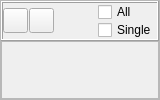
             <widget class="QFrame" name="chsFrame">
              <property name="minimumSize">
               <size>
                <width>160</width>
                <height>0</height>
               </size>
              </property>
              <property name="maximumSize">
               <size>
                <width>160</width>
                <height>16777215</height>
               </size>
              </property>
              <property name="frameShape">
               <enum>QFrame::StyledPanel</enum>
              </property>
              <property name="frameShadow">
               <enum>QFrame::Sunken</enum>
              </property>
              <layout class="QVBoxLayout" name="verticalLayout_12">
               <property name="spacing">
                <number>0</number>
               </property>
               <property name="leftMargin">
                <number>0</number>
               </property>
               <property name="topMargin">
                <number>0</number>
               </property>
               <property name="rightMargin">
                <number>0</number>
               </property>
               <property name="bottomMargin">
                <number>0</number>
               </property>
               <item>
                <widget class="QFrame" name="frame_6">
                 <property name="sizePolicy">
                  <sizepolicy hsizetype="Preferred" vsizetype="Fixed">
                   <horstretch>0</horstretch>
                   <verstretch>0</verstretch>
                  </sizepolicy>
                 </property>
                 <property name="minimumSize">
                  <size>
                   <width>100</width>
                   <height>40</height>
                  </size>
                 </property>
                 <property name="maximumSize">
                  <size>
                   <width>16777215</width>
                   <height>40</height>
                  </size>
                 </property>
                 <property name="autoFillBackground">
                  <bool>true</bool>
                 </property>
                 <property name="frameShape">
                  <enum>QFrame::Box</enum>
                 </property>
                 <property name="frameShadow">
                  <enum>QFrame::Raised</enum>
                 </property>
                 <layout class="QVBoxLayout" name="verticalLayout_8">
                  <property name="spacing">
                   <number>0</number>
                  </property>
                  <property name="leftMargin">
                   <number>0</number>
                  </property>
                  <property name="topMargin">
                   <number>0</number>
                  </property>
                  <property name="rightMargin">
                   <number>0</number>
                  </property>
                  <property name="bottomMargin">
                   <number>0</number>
                  </property>
                  <item>
                   <layout class="QHBoxLayout" name="horizontalLayout_6">
                    <property name="spacing">
                     <number>1</number>
                    </property>
                    <item>
                     <widget class="QPushButton" name="btnCkNon">
                      <property name="sizePolicy">
                       <sizepolicy hsizetype="Fixed" vsizetype="Fixed">
                        <horstretch>0</horstretch>
                        <verstretch>0</verstretch>
                       </sizepolicy>
                      </property>
                      <property name="minimumSize">
                       <size>
                        <width>25</width>
                        <height>25</height>
                       </size>
                      </property>
                      <property name="maximumSize">
                       <size>
                        <width>25</width>
                        <height>25</height>
                       </size>
                      </property>
                      <property name="text">
                       <string/>
                      </property>
                      <property name="icon">
                       <iconset resource="myrc.qrc">
                        <normaloff>:/images/ChkNon.png</normaloff>:/images/ChkNon.png</iconset>
                      </property>
                     </widget>
                    </item>
                    <item>
                     <widget class="QPushButton" name="btnCkAll">
                      <property name="sizePolicy">
                       <sizepolicy hsizetype="Fixed" vsizetype="Fixed">
                        <horstretch>0</horstretch>
                        <verstretch>0</verstretch>
                       </sizepolicy>
                      </property>
                      <property name="minimumSize">
                       <size>
                        <width>25</width>
                        <height>25</height>
                       </size>
                      </property>
                      <property name="maximumSize">
                       <size>
                        <width>25</width>
                        <height>25</height>
                       </size>
                      </property>
                      <property name="text">
                       <string/>
                      </property>
                      <property name="icon">
                       <iconset resource="myrc.qrc">
                        <normaloff>:/images/ChkAll.png</normaloff>:/images/ChkAll.png</iconset>
                      </property>
                     </widget>
                    </item>
                    <item>
                     <spacer name="horizontalSpacer">
                      <property name="orientation">
                       <enum>Qt::Horizontal</enum>
                      </property>
                      <property name="sizeType">
                       <enum>QSizePolicy::Expanding</enum>
                      </property>
                      <property name="sizeHint" stdset="0">
                       <size>
                        <width>13</width>
                        <height>22</height>
                       </size>
                      </property>
                     </spacer>
                    </item>
                    <item>
                     <layout class="QVBoxLayout" name="verticalLayout_11">
                      <property name="spacing">
                       <number>0</number>
                      </property>
                      <item>
                       <widget class="QCheckBox" name="ckAll">
                        <property name="maximumSize">
                         <size>
                          <width>40</width>
                          <height>16777215</height>
                         </size>
                        </property>
                        <property name="text">
                         <string>All</string>
                        </property>
                       </widget>
                      </item>
                      <item>
                       <widget class="QCheckBox" name="ckSng">
                        <property name="maximumSize">
                         <size>
                          <width>60</width>
                          <height>16777215</height>
                         </size>
                        </property>
                        <property name="text">
                         <string>Single</string>
                        </property>
                       </widget>
                      </item>
                     </layout>
                    </item>
                   </layout>
                  </item>
                 </layout>
                </widget>
               </item>
               <item>
                <widget class="QFrame" name="chsGridFrame">
                 <property name="minimumSize">
                  <size>
                   <width>30</width>
                   <height>30</height>
                  </size>
                 </property>
                 <property name="frameShape">
                  <enum>QFrame::StyledPanel</enum>
                 </property>
                 <property name="frameShadow">
                  <enum>QFrame::Raised</enum>
                 </property>
                </widget>
               </item>
              </layout>
             </widget>
